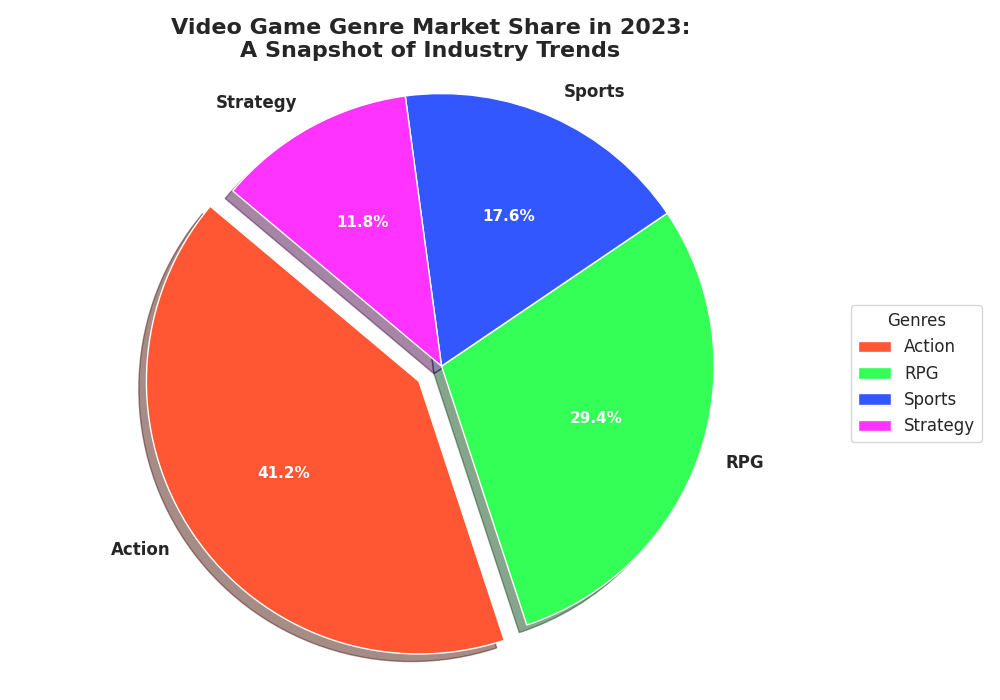

Write the Python code that produced this figure.
import matplotlib.pyplot as plt

genres = ['Action', 'RPG', 'Sports', 'Strategy']
market_shares = [35, 25, 15, 10]

colors = ['#FF5733', '#33FF57', '#3357FF', '#FF33FF']

explode = (0.1, 0, 0, 0)

plt.figure(figsize=(10, 7))
wedges, texts, autotexts = plt.pie(
    market_shares, labels=genres, colors=colors, explode=explode, shadow=True,
    autopct='%1.1f%%', startangle=140
)

for text in texts:
    text.set_fontsize(12)
    text.set_fontweight('bold')

for autotext in autotexts:
    autotext.set_color('white')
    autotext.set_fontsize(11)
    autotext.set_fontweight('bold')

plt.axis('equal')

plt.title('Video Game Genre Market Share in 2023:\nA Snapshot of Industry Trends', fontsize=16, fontweight='bold', ha='center')

plt.legend(wedges, genres, title="Genres", loc="center left", bbox_to_anchor=(1, 0, 0.5, 1), fontsize=12)

plt.tight_layout()

plt.show()
